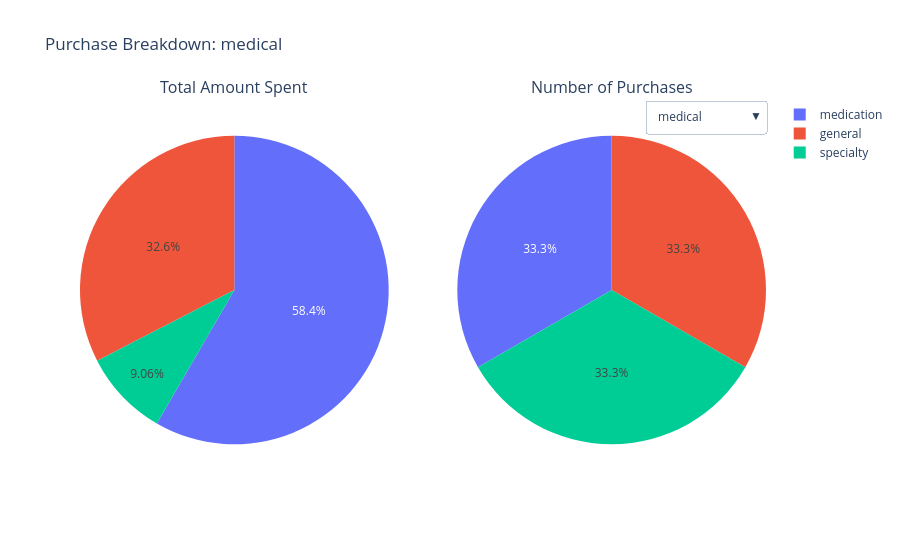

Notebook code cell kept with this figure:
### Code cell
#number 4
pie_df = pd.read_sql_query(f'''
                            SELECT Purchases.Category, Purchases.Subcategory, Payments.Amount
                            FROM Purchases
                            JOIN Payments ON Purchases.PaymentID = Payments.PaymentID
                            WHERE UserID = {userid}
                            ORDER BY Purchases.TimeDate
                            ''', conn)

grouped_amount = pie_df.groupby(["Category", "Subcategory"])["Amount"].sum().reset_index(name="total")
grouped_count = pie_df.groupby(["Category", "Subcategory"]).size().reset_index(name="count")

fig = make_subplots(rows = 1, cols = 2,
                     specs=[[{"type": "domain"}, {"type": "domain"}]],
                     subplot_titles=("Total Amount Spent", "Number of Purchases"))

categories = pie_df["Category"].unique()

for i, category in enumerate(categories):
    category_amount_df = grouped_amount[grouped_amount["Category"] == category]
    category_count_df = grouped_count[grouped_count["Category"] == category]
    
    fig.add_trace(

        go.Pie(
            labels = category_amount_df["Subcategory"],
            values = category_amount_df["total"],
            name = f"{category}: Count",
            visible = (i == 0),
            hovertemplate = "%{label}: $%{value}<extra></extra>"
        ), 
        row = 1, col = 1
    )

    fig.add_trace(

        go.Pie(
            labels = category_count_df["Subcategory"],
            values = category_count_df["count"],
            name = f"{category}: Amount",
            visible = (i == 0),
            hovertemplate = "%{label}, %{value}<extra></extra>"
        ),
        row = 1, col = 2
    )

fig.update_layout(

    updatemenus=[
        dict(
            buttons = [
                dict(
                    label = category,
                    method = "update",
                    args = [
                        {"visible": [(j // 2) == i for j in range(2 * len(categories))]},
                        {"title": f"Purchase Breakdown: {category}"}
                    ]
                )
                for i, category in enumerate(categories)
            ],
            direction = "down",
            x = 1,
            y = 1,
        )

    ],
    title = f"Purchase Breakdown: {categories[0]}"
)

fig.show()

### Figure 1 — Plotly figure (JSON) as saved in the notebook; plotly's stock layout.template omitted (floating-point values rounded to 4 significant figures)
{"data": [{"domain": {"x": [0, 0.45], "y": [0, 1]}, "hovertemplate": "%{label}: $%{value}<extra></extra>", "labels": ["general", "medication", "specialty"], "name": "medical: Count", "type": "pie", "values": [130.2, 233.3, 36.22], "visible": true}, {"domain": {"x": [0.55, 1], "y": [0, 1]}, "hovertemplate": "%{label}, %{value}<extra></extra>", "labels": ["general", "medication", "specialty"], "name": "medical: Amount", "type": "pie", "values": [1, 1, 1], "visible": true}, {"domain": {"x": [0, 0.45], "y": [0, 1]}, "hovertemplate": "%{label}: $%{value}<extra></extra>", "labels": ["cosmetics", "gym"], "name": "health: Count", "type": "pie", "values": [499.9, 322.5], "visible": false}, {"domain": {"x": [0.55, 1], "y": [0, 1]}, "hovertemplate": "%{label}, %{value}<extra></extra>", "labels": ["cosmetics", "gym"], "name": "health: Amount", "type": "pie", "values": [2, 2], "visible": false}, {"domain": {"x": [0, 0.45], "y": [0, 1]}, "hovertemplate": "%{label}: $%{value}<extra></extra>", "labels": ["events", "subscriptions", "travel"], "name": "entertainment: Count", "type": "pie", "values": [322.9, 232.2, 302.2], "visible": false}, {"domain": {"x": [0.55, 1], "y": [0, 1]}, "hovertemplate": "%{label}, %{value}<extra></extra>", "labels": ["events", "subscriptions", "travel"], "name": "entertainment: Amount", "type": "pie", "values": [2, 1, 1], "visible": false}, {"domain": {"x": [0, 0.45], "y": [0, 1]}, "hovertemplate": "%{label}: $%{value}<extra></extra>", "labels": ["groceries"], "name": "food: Count", "type": "pie", "values": [174.1], "visible": false}, {"domain": {"x": [0.55, 1], "y": [0, 1]}, "hovertemplate": "%{label}, %{value}<extra></extra>", "labels": ["groceries"], "name": "food: Amount", "type": "pie", "values": [2], "visible": false}, {"domain": {"x": [0, 0.45], "y": [0, 1]}, "hovertemplate": "%{label}: $%{value}<extra></extra>", "labels": ["life", "transportation"], "name": "insurance: Count", "type": "pie", "values": [431.9, 11.3], "visible": false}, {"domain": {"x": [0.55, 1], "y": [0, 1]}, "hovertemplate": "%{label}, %{value}<extra></extra>", "labels": ["life", "transportation"], "name": "insurance: Amount", "type": "pie", "values": [3, 1], "visible": false}, {"domain": {"x": [0, 0.45], "y": [0, 1]}, "hovertemplate": "%{label}: $%{value}<extra></extra>", "labels": ["electricity", "internet", "water"], "name": "utilities: Count", "type": "pie", "values": [585.9, 266.2, 512.8], "visible": false}, {"domain": {"x": [0.55, 1], "y": [0, 1]}, "hovertemplate": "%{label}, %{value}<extra></extra>", "labels": ["electricity", "internet", "water"], "name": "utilities: Amount", "type": "pie", "values": [2, 1, 2], "visible": false}, {"domain": {"x": [0, 0.45], "y": [0, 1]}, "hovertemplate": "%{label}: $%{value}<extra></extra>", "labels": ["donations"], "name": "miscellaneous: Count", "type": "pie", "values": [210.2], "visible": false}, {"domain": {"x": [0.55, 1], "y": [0, 1]}, "hovertemplate": "%{label}, %{value}<extra></extra>", "labels": ["donations"], "name": "miscellaneous: Amount", "type": "pie", "values": [2], "visible": false}, {"domain": {"x": [0, 0.45], "y": [0, 1]}, "hovertemplate": "%{label}: $%{value}<extra></extra>", "labels": ["insurance"], "name": "housing: Count", "type": "pie", "values": [169.0], "visible": false}, {"domain": {"x": [0.55, 1], "y": [0, 1]}, "hovertemplate": "%{label}, %{value}<extra></extra>", "labels": ["insurance"], "name": "housing: Amount", "type": "pie", "values": [1], "visible": false}, {"domain": {"x": [0, 0.45], "y": [0, 1]}, "hovertemplate": "%{label}: $%{value}<extra></extra>", "labels": ["insurance", "maintenence", "registration"], "name": "transportation: Count", "type": "pie", "values": [336.2, 398.9, 65.6], "visible": false}, {"domain": {"x": [0.55, 1], "y": [0, 1]}, "hovertemplate": "%{label}, %{value}<extra></extra>", "labels": ["insurance", "maintenence", "registration"], "name": "transportation: Amount", "type": "pie", "values": [2, 2, 1], "visible": false}], "layout": {"annotations": [{"font": {"size": 16}, "showarrow": false, "text": "Total Amount Spent", "x": 0.225, "xanchor": "center", "xref": "paper", "y": 1, "yanchor": "bottom", "yref": "paper"}, {"font": {"size": 16}, "showarrow": false, "text": "Number of Purchases", "x": 0.775, "xanchor": "center", "xref": "paper", "y": 1, "yanchor": "bottom", "yref": "paper"}], "title": {"text": "Purchase Breakdown: medical"}, "updatemenus": [{"buttons": [{"args": [{"visible": [true, true, false, false, false, false, false, false, false, false, false, false, false, false, false, false, false, false]}, {"title": "Purchase Breakdown: medical"}], "label": "medical", "method": "update"}, {"args": [{"visible": [false, false, true, true, false, false, false, false, false, false, false, false, false, false, false, false, false, false]}, {"title": "Purchase Breakdown: health"}], "label": "health", "method": "update"}, {"args": [{"visible": [false, false, false, false, true, true, false, false, false, false, false, false, false, false, false, false, false, false]}, {"title": "Purchase Breakdown: entertainment"}], "label": "entertainment", "method": "update"}, {"args": [{"visible": [false, false, false, false, false, false, true, true, false, false, false, false, false, false, false, false, false, false]}, {"title": "Purchase Breakdown: food"}], "label": "food", "method": "update"}, {"args": [{"visible": [false, false, false, false, false, false, false, false, true, true, false, false, false, false, false, false, false, false]}, {"title": "Purchase Breakdown: insurance"}], "label": "insurance", "method": "update"}, {"args": [{"visible": [false, false, false, false, false, false, false, false, false, false, true, true, false, false, false, false, false, false]}, {"title": "Purchase Breakdown: utilities"}], "label": "utilities", "method": "update"}, {"args": [{"visible": [false, false, false, false, false, false, false, false, false, false, false, false, true, true, false, false, false, false]}, {"title": "Purchase Breakdown: miscellaneous"}], "label": "miscellaneous", "method": "update"}, {"args": [{"visible": [false, false, false, false, false, false, false, false, false, false, false, false, false, false, true, true, false, false]}, {"title": "Purchase Breakdown: housing"}], "label": "housing", "method": "update"}, {"args": [{"visible": [false, false, false, false, false, false, false, false, false, false, false, false, false, false, false, false, true, true]}, {"title": "Purchase Breakdown: transportation"}], "label": "transportation", "method": "update"}], "direction": "down", "x": 1, "y": 1}]}}
